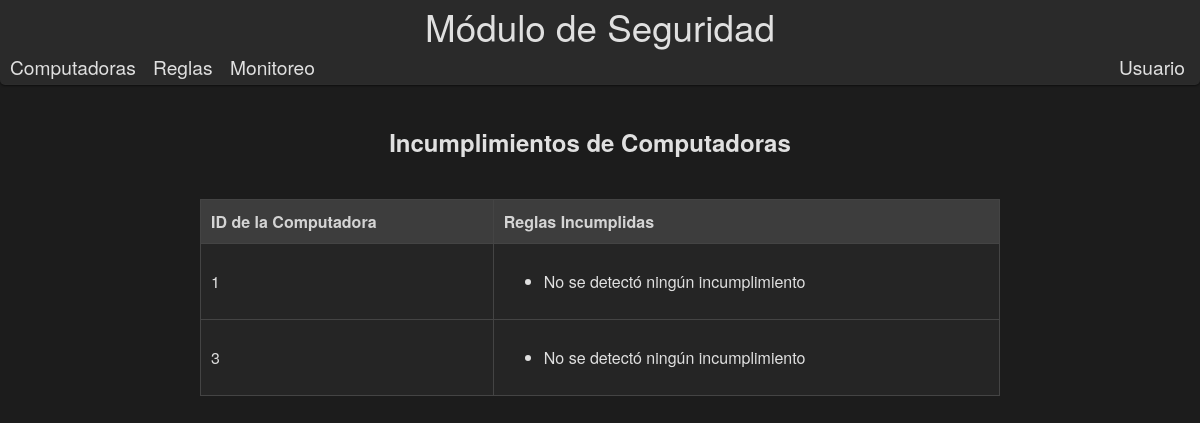
The app's page /monitoreos/verificar/ with its own data.
### Modulo/models.py (models this page shows)
class ComputerProperties(models.Model):
    computer_id = models.IntegerField(unique=True)
    name = models.CharField(max_length=255)
    lab = models.CharField(max_length=255)
    ip_address = models.GenericIPAddressField()
    operating_system = models.CharField(max_length=255)
    disk = models.CharField(max_length=255)
    motherboard = models.CharField(max_length=255)
    ram = models.CharField(max_length=255)
    last_update = models.DateTimeField()
    antivirus = models.CharField(max_length=255)
    antivirus_enabled = models.BooleanField(default=False)
    antivirus_updated = models.BooleanField(default=False)
    firewall = models.CharField(max_length=255)
    firewall_enabled = models.BooleanField(default=False)
    browser = models.CharField(max_length=255, default="Firefox")
    domain = models.CharField(max_length=255)

### Modulo/views.py (the view)
# urls.py: path('monitoreos/verificar/', verificar_incumplimientos, name='verificar_incumplimientos'),
def verificar_incumplimientos(request):
    from .models import ComputerProperties, Rule
    rules = [
        {'name': 'Sistema Operativo Actualizado', 'description': 'El sistema operativo debe estar actualizado'},
        {'name': 'Antivirus Activado', 'description': 'El antivirus debe estar activado'},
        {'name': 'Antivirus Actualizado', 'description': 'El antivirus debe estar actualizado'},
        {'name': 'Firewall Activado', 'description': 'El firewall debe estar activado'},
        {'name': 'Navegador Firefox', 'description': 'El navegador debe ser Firefox'}
    ]
    for rule in rules:
        Rule.objects.get_or_create(name=rule['name'], defaults={'description': rule['description']})
    computadoras = ComputerProperties.objects.all()
    selected_rules = Rule.objects.filter(id__in=request.session.get('selected_rules', []))
    incumplimientos = []
    for computadora in computadoras:
        reglas_incumplidas = []
        last_update_naive = computadora.last_update.replace(tzinfo=None)  # Convertir a naive datetime
        if selected_rules.filter(name='Sistema Operativo Actualizado').exists():
            if (datetime.now() - last_update_naive) > timedelta(days=10):
                reglas_incumplidas.append('Sistema operativo desactualizado más de 10 días')
        if selected_rules.filter(name='Antivirus Activado').exists():
            if not computadora.antivirus_enabled:
                reglas_incumplidas.append('Antivirus no activado')
        if selected_rules.filter(name='Antivirus Actualizado').exists():
            if not computadora.antivirus_updated:
                reglas_incumplidas.append('Antivirus desactualizado')
        if selected_rules.filter(name='Firewall Activado').exists():
            if not computadora.firewall_enabled:
                reglas_incumplidas.append('Firewall no activado')
        if selected_rules.filter(name='Navegador Firefox').exists():
            if computadora.browser != "Firefox":
                reglas_incumplidas.append('El navegador no es Firefox')
        if reglas_incumplidas:
            incumplimientos.append({'computer': computadora, 'reglas': reglas_incumplidas})
        else:
            incumplimientos.append({'computer': computadora, 'reglas': ['No se detectó ningún incumplimiento']})
    return render(request, 'propiedades/incumplimientos.html', {'incumplimientos': incumplimientos})

### Modulo/templates/propiedades/incumplimientos.html
{% extends 'modulo.html' %}
{% block content %}
<h2 class="form-title">Incumplimientos de Computadoras</h2>
<div class="table-container">
    <table class="gray-table">
        <thead>
            <tr>
                <th>ID de la Computadora</th>
                <th>Reglas Incumplidas</th>
            </tr>
        </thead>
        <tbody>
            {% for item in incumplimientos %}
            <tr>
                <td>{{ item.computer.computer_id }}</td>
                <td>
                    <ul>
                        {% for regla in item.reglas %}
                        <li>{{ regla }}</li>
                        {% endfor %}
                    </ul>
                </td>
            </tr>
            {% endfor %}
        </tbody>
    </table>
</div>
{% endblock %}

### Modulo/static/modulo.css (style rules this page uses)
body { background-color:#1c1c1c; color: #e0e0e0; font-family: "Helvetica Neue", Arial, sans-serif; margin: 0; display: flex; flex-direction: column; min-height: 100vh; }
.table-container { max-width: 800px; margin: 0 auto; overflow-x: auto; }
.gray-table { width: 100%; border-collapse: collapse; margin-top: 20px; }
.gray-table th, .gray-table td { border: 1px solid #444; padding: 10px; text-align: left; }
.gray-table th { background-color: #3d3d3d; color: #d4d4d4; }
.gray-table tr:nth-child(even) { background-color: #252525; }
.gray-table tr:nth-child(odd) { background-color: #252525; }
.form-title { text-align: center; color:#e0e0e0; margin-bottom: 20px; font-family: "Helvetica Neue", Arial, sans-serif; margin-left: -20px; }
.form-title { text-align: center; margin-top: 20px; }
.table-container { margin-top: 20px; }

### records on screen
ComputerProperties: computer.computer_id "1", reglas "No se detectó ningún incumplimiento"
ComputerProperties: computer.computer_id "3", reglas "No se detectó ningún incumplimiento"
